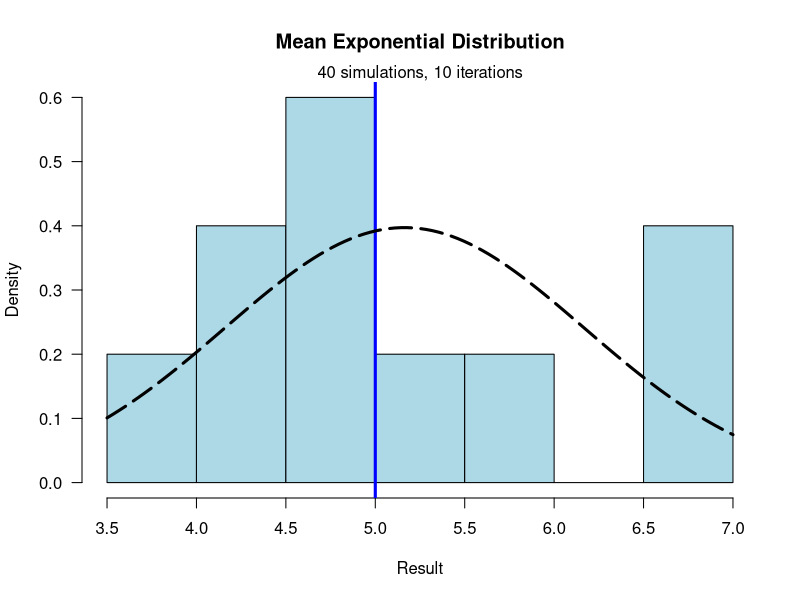
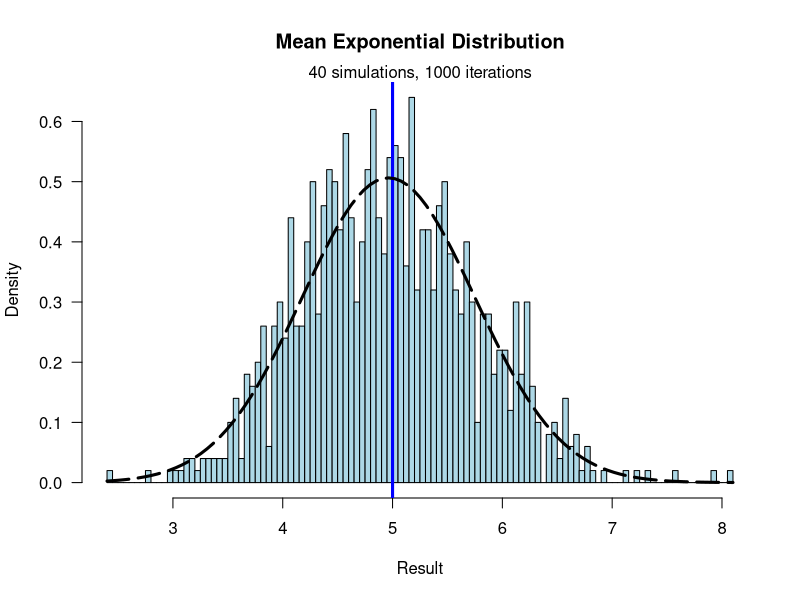

Write R code to recreate these figures, in order.
## ---- chunk 1
# Create empty variables for means
means_10 = NULL
means_1000 = NULL

# Create empty variables for distributions
expdist_10 = NULL
expdist_1000 = NULL

# Create 40 simulations with lambda of 0.2
expdist_1 = rexp(40,0.2)

# Create 10 iterations of 40 simulations
for (i in 1 : 10) expdist_10   = c(expdist_10  , rexp(40, 0.2))

# Create 1000 iterations of 40 simulations
for (i in 1 : 1000) expdist_1000 = c(expdist_1000, rexp(40, 0.2))

# Separate each of the iterations of 40 simulations
# into separate samples and then calculate the mean
# of those sample populations

# 1 iteration
means_1 <- mean(expdist_1)

# 10 iterations
means_10   <- unlist(lapply(split(expdist_10, 
              ceiling(seq_along(expdist_10)/40)),mean))

# 1000 iterations
means_1000 <- unlist(lapply(split(expdist_1000, 
              ceiling(seq_along(expdist_1000)/40)),mean))
## ---- chunk 2
0.2^-2
## ---- chunk 3
var(expdist_1)
var(expdist_10)
var(expdist_1000)
## ---- chunk 4
# Calculate theoretical mean
theoretical_mean <- 1.0/0.2

# Two graphs in two rows, one column
# par(mfrow = c(2,1))

# Exponential Distribution of 10 iterations
hist(means_10, main="Mean Exponential Distribution", 
     xlab="Result", 
     col="lightblue", 
     las=1, 
     breaks=10,      
     prob = TRUE)
mtext("40 simulations, 10 iterations",3)
abline(v=theoretical_mean, col="blue", lwd=3)
curve(dnorm(x, mean=mean(means_10), sd=sd(means_10)), add=TRUE, lwd=3, lty=5)

# Exponential Distribution of 1000 iterations
hist(means_1000, main="Mean Exponential Distribution", 
     xlab="Result", 
     col="lightblue", 
     las=1, 
     breaks=200, 
     prob = TRUE)
mtext("40 simulations, 1000 iterations",3)
abline(v=theoretical_mean, col="blue", lwd=3)
curve(dnorm(x, mean=mean(means_1000), sd=sd(means_1000)), add=TRUE, lwd=3, lty=5)
